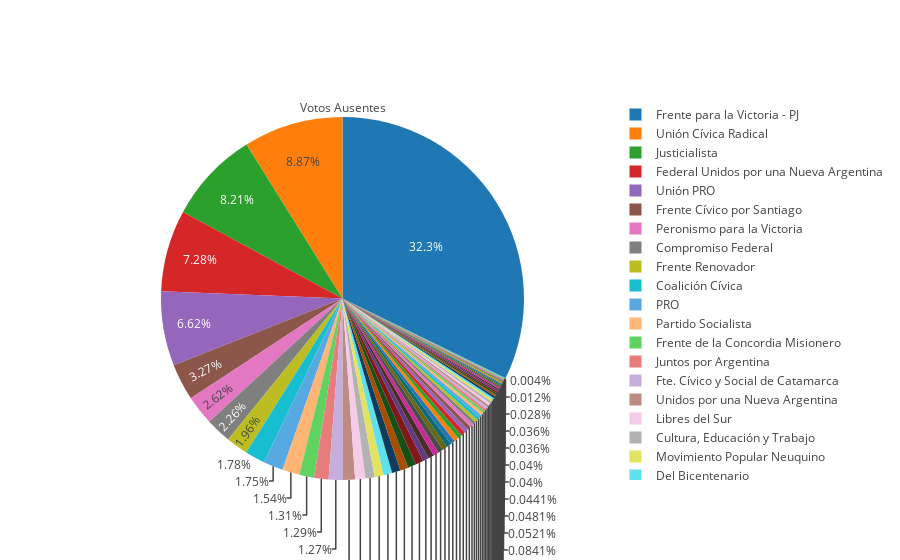

The code cell stored with this chart in its notebook:
### Code cell
ausentes_count = ausentes_por_bloque.agg('count')

labels = ausentes_count.index.values
values = ausentes_count.values.flatten()

trace = go.Pie(labels=labels, values=values, title='Votos Ausentes')

py.offline.iplot([trace], filename='ausentes')

### Figure 1 — Plotly figure (JSON) as saved in the notebook; plotly's stock layout.template omitted (floating-point values rounded to 4 significant figures)
{"data": [{"labels": ["Avanzar San Luis", "BG Juan B. Bustos", "Bloque de los Trabajadores", "Chubut Somos Todos", "Coalición Cívica", "Coalición Cívica - ARI - UNEN", "Compromiso Federal", "Compromiso con San Juan", "Concertación FORJA", "Conservador Popular", "Cultura, Educación y Trabajo", "Córdoba Federal", "Córdoba Trabajo y Producción", "Del Bicentenario", "Demócrata de Mendoza", "Diálogo y Trabajo", "Elijo Catamarca", "Evolución Radical", "Fe", "Federal Unidos por una Nueva Argentina", "Frente Cívico - Córdoba", "Frente Cívico por Santiago", "Frente Norte", "Frente Renovador", "Frente de la Concordia Misionero", "Frente para la Victoria - PJ", "Frente por la Inclusión Social", "Fte. Cívico y Social de Catamarca", "Fte. Renov. de la Conc. Misiones - FPV-PJ", "Fte. de Izquierda y de los Trabajadores", "GEN", "Izquierda Socialista - Frente de Izquierda", "Juntos por Argentina", "Justicialista", "Justicialista por Tucumán", "Libertad y Democracia", "Libertad, Valores y Cambios", "Libres del Sur", "Movimiento Nacional Alfonsinista", "Movimiento Popular Fueguino", "Movimiento Popular Neuquino", "Movimiento Solidario Popular", "No Integra Bloque", "Nuevo Espacio Santafesino", "PRO", "PTS - Frente de Izquierda", "Partido Bloquista de San Juan", "Partido Demócrata Progresista", "Partido Socialista", "Partido por la Justicia Social", "Peronismo mas al Sur", "Peronismo para la Victoria", "Primero Argentina", "Primero Tucumán", "Proyecto Sur", "SUMA + UNEN", "Salta Somos Todos", "Social Cristiano", "Solidario SI", "Somos Mendoza", "Somos San Juan", "Todos Juntos por San Juan", "Trabajo y Dignidad", "U.De.So. Salta", "UNIR", "Unidad Justicialista", "Unidad Popular", "Unidos por una Nueva Argentina", "Unión Celeste y Blanco", "Unión Cívica Radical", "Unión PRO", "Unión por Córdoba", "Unión por Entre Ríos"], "title": {"text": "Votos Ausentes"}, "type": "pie", "uid": "8103351a-efdf-45ed-b9cc-07182723587a", "values": [93, 68, 83, 132, 444, 96, 565, 102, 181, 9, 204, 111, 54, 191, 10, 96, 25, 50, 35, 1818, 46, 816, 39, 490, 327, 8053, 1, 316, 34, 55, 191, 7, 322, 2050, 118, 31, 25, 226, 10, 27, 202, 117, 49, 28, 438, 67, 80, 12, 385, 3, 36, 655, 61, 106, 49, 40, 179, 21, 177, 29, 13, 9, 132, 11, 45, 66, 68, 267, 48, 2216, 1654, 102, 54]}], "layout": {}}
